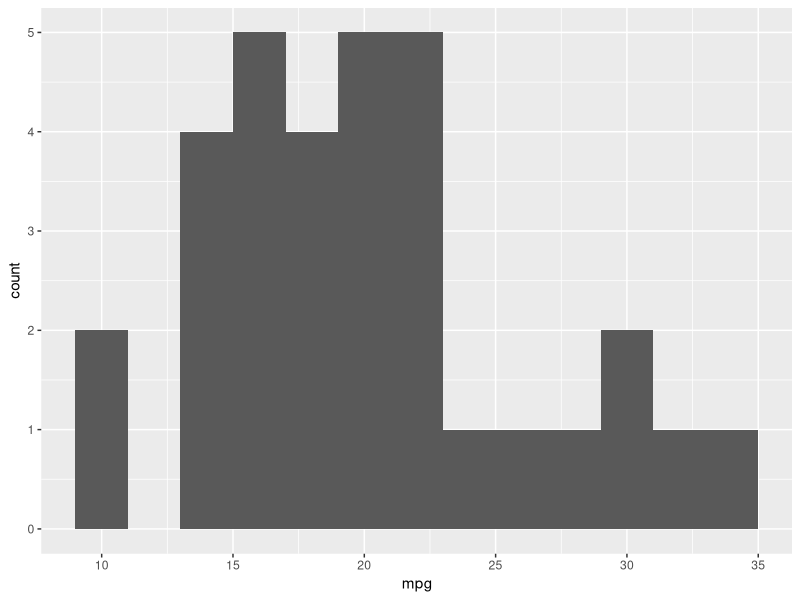
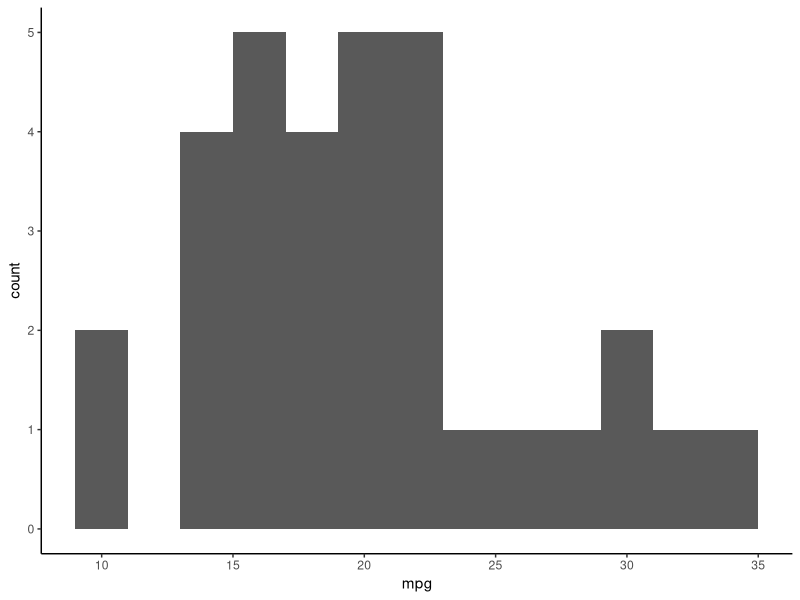
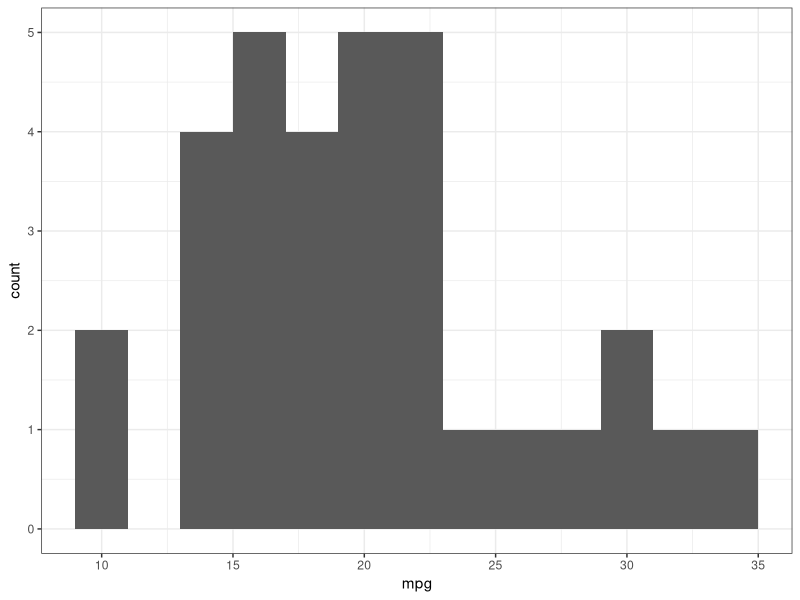
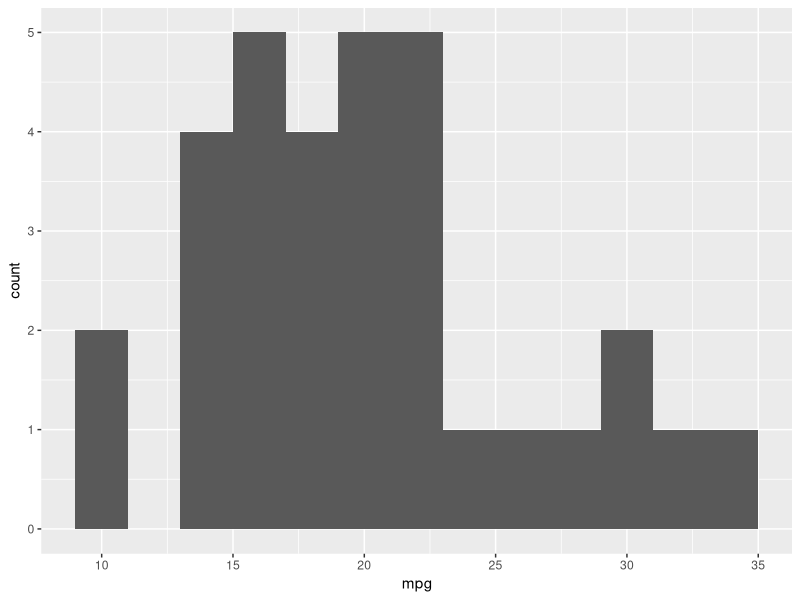
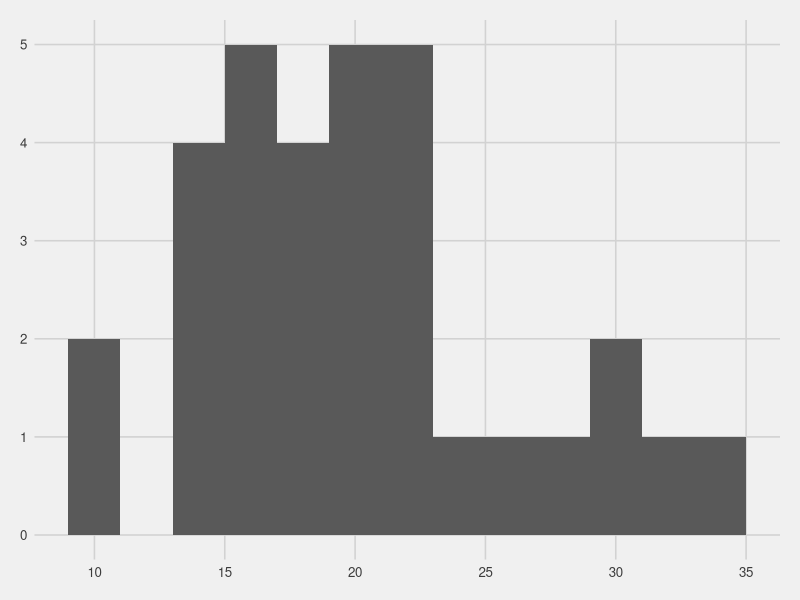
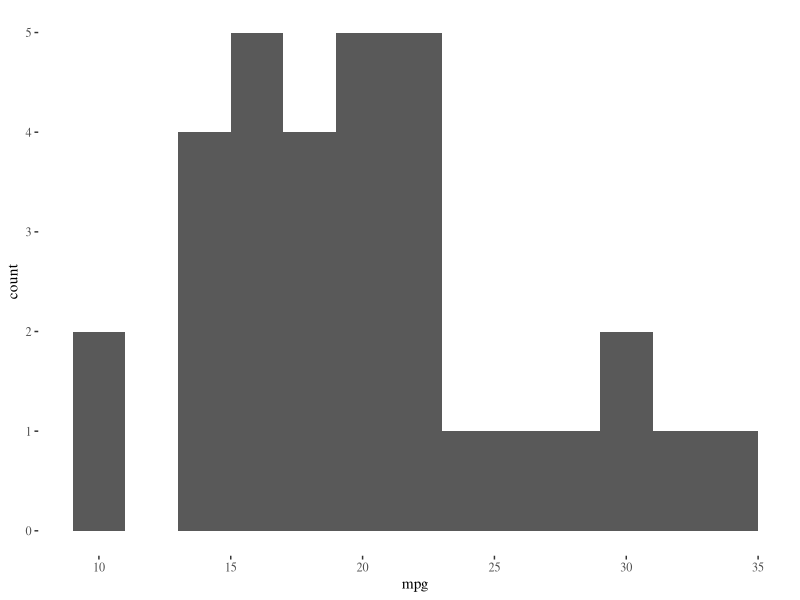
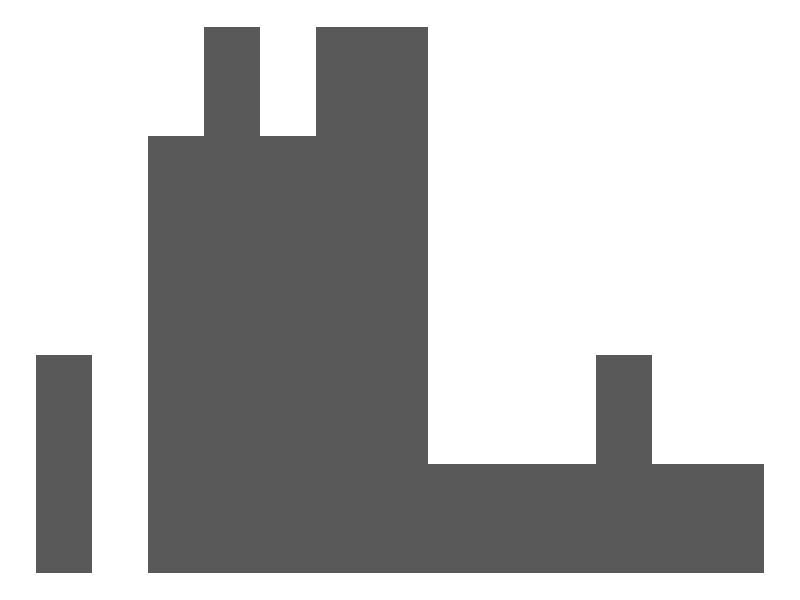
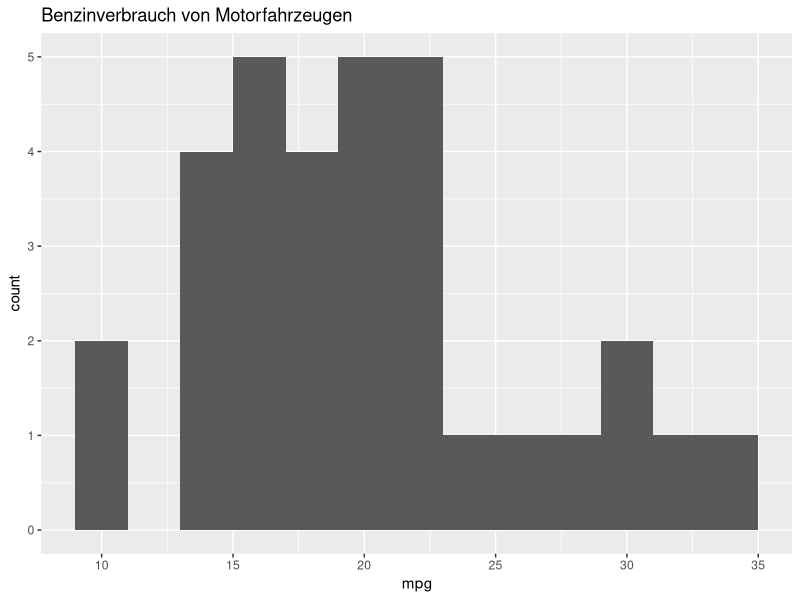

Here is the R script that generated these plots, in order: (Note: this script raises an error after producing the figures.)
################################################################
## Skript:      6 Datenvisualisierung für Präsentationen
## Studiengang: CAS Datenanalyse 16/17
## Modul:       Graphische Datenexploration und Datenvisualisierung  
## Lernziele:
## (1) Die Optik von Grafiken anpassen über "Themes"
## (2) Titel und Untertitel setzen
## (3) X und Y-Achsen-Beschriftung
## (4) Legende anpassen
## (5) Anmerkungen in Plots platzieren
## (6) Farbwahl
##
######################################



## Libraries
library(ggplot2)


######
# (1) Themes
#  Themes kontrollieren die nicht datenspezfischen optischen Parameter
## Neben dem Standard theme (theme_grey) existieren einige weitere vordefinierte Themes
## bspw. theme_classic
## Sie können eine neues Theme aktivieren indem Sie es als Komponente 
## an eine Grafik hängen oder sie ändern das theme für die aktuelle Session mit theme_set(theme_xy())

## Verwenden Sie das Histogramm mit den mtcars-Daten zum Benzinverbrauch (mpg).
ggplot(mtcars, aes(x=mpg))+
  geom_histogram(binwidth=2)

## Plotten Sie das Histogramm mit theme_classic() und mit theme_bw()
ggplot(mtcars, aes(x=mpg))+
  geom_histogram(binwidth=2)+
  theme_classic()

ggplot(mtcars, aes(x=mpg))+
  geom_histogram(binwidth=2)+
  theme_bw()

ggplot(mtcars, aes(x=mpg))+
  geom_histogram(binwidth=2)+
  theme_grey()


## Themes lassen sich nach blieben modifzieren.
## Jeffrey B.Arnold stellt im Package ggthemes einige weitere themes zur Verfügung
## https://cran.r-project.org/web/packages/ggthemes/vignettes/ggthemes.html
## Testen Sie das theme des Grossmeisters Edward Tufte (theme_tufte)
## und jenes von Nate Silver ## http://fivethirtyeight.com/ (theme_fivethirtyeight())

library(ggthemes)

ggplot(mtcars, aes(x=mpg))+
  geom_histogram(binwidth=2)+
  theme_fivethirtyeight()

ggplot(mtcars, aes(x=mpg))+
  geom_histogram(binwidth=2)+
  theme_tufte()


#################
# Modifikation an theme-Parametern
#

# Schauen Sie sich die Struktur von theme_grey() an
theme_grey()
str(theme_grey())

# Jedes einzelne Element der Liste kann  modifiziert werden (wenn man möchte)

# Dafür ergänzen Sie die Grafik mit der Komponente theme()
# Innerhalb von theme starten Sie mit dem zu modifzierenden Element
# Je nach Attribut des Subobjektes nehmen Sie Modifikationen wie folgt vor
# Für Linien:                 element_line()
# Für Hintergrund und Rahmen: element_rect()
# Für Text:                   element_text()
# löschen eines Elements:     element_blank()
# Bspw. arbeitet theme(plot.title=element_text(color="red")) mit einem 
# element_text() um die Farbe des Titels rot zu setzen

# Im Rahmen des Titel setzens (nächster Abschnitt) testen wir, wie über theme() die Grösse des Titels angepasst wird

####
# themes können selber spezifiert werden
### Aufgabe: versuchen zu verstehen, was theme_blank alles macht

theme_clean<-function(base_size=12) {
  require(grid)
  theme_grey(base_size)
  theme(
    axis.title=element_blank(),
    axis.text=element_blank(),
    panel.background=element_blank(),
    panel.grid=element_blank(),
    axis.ticks.length=unit(0,"cm"),
    axis.ticks.margin=unit(0,"cm"),
    panel.margin=unit(0,"lines"),
    plot.margin=unit(c(0,0,0,0),"lines"),
    complete=TRUE
  )
}  

ggplot(mtcars, aes(x=mpg))+
  geom_histogram(binwidth=2)+
  theme_clean()


####
# ggplot2 bietet eine Reihe an Möglichkeiten, Graphiken auf einfache Weise zu modifzieren


#######################
# 2) Verwenden von Titeln
###################

# Ergänzen sie das Benzin-Histogramm mit dem Titel "Benzinverbrauch von Motorfahrzeugen" 
# verwenden Sie dafür labs() oder ggtitle()
ggplot(mtcars, aes(x=mpg))+
  geom_histogram(binwidth=2)+
  ggtitle("Benzinverbrauch von Motorfahrzeugen")

ggplot(mtcars, aes(x=mpg))+
  geom_histogram(binwidth=2)+
  labs(title = "Lore ipsum")

# Ergänzen Sie den Titel mit einem Untertitel (n=32)
ggplot(mtcars, aes(x=mpg))+
  geom_histogram(binwidth=2)+
  ggtitle("Benzinverbrauch von Motorfahrzeugen", 
          subtitle = "Lore ipsum dolor malet labum")

# Passen Sie den Schriftgrösse an über theme(plot.title=element_text(size=rel(2)))
# rel() justiert die Grösse relativ zur Standardgrösse (rel(2)=doppelt so gross)
ggplot(mtcars, aes(x=mpg))+
  geom_histogram(binwidth=2)+
  ggtitle("Titel", subtitle = "Subtitle")+
  theme(plot.title = element_text(size = rel(2)),
        plot.subtitle = element_text(color = "red"))


#######################
# 3) x- und y-Achsenbeschriftung
###################

# Manchmal bietet es sich an, die Achsenbeschriftung zu eliminieren
# Übergeben Sie dafür innerhalb von theme() dem Objekt axis.title 
# das enstprechende Objekt zur Löschung (theme(axis.title=))
ggplot(mtcars, aes(x=mpg))+
  geom_histogram(binwidth=2)+
  theme(axis.title=element_blank())

# Überschreiben Sie die bestehenden Labels mit "Meilen pro Gallone" auf der x-Achse 
# und "Häufigkeiten" auf der y-Achse
# xlab(), ylab()
ggplot(mtcars, aes(x=mpg))+
  geom_histogram(binwidth=2)+
  theme(axis.title.x = element_text("Meilen pro Gallone"), 
        axis.title.y = element_text("Häufigkeiten"))

ggplot(mtcars, aes(x=mpg))+
  geom_histogram(binwidth=2)+
  xlab("Meilen pro Gallone")+ 
        ylab("Häufigkeiten")


#############
# 4) Legende
######

# Es gibt verschiedene Möglichkeiten die Legende anzupassen
# über guides() (bisher nicht erwähnt), über scales_
# oder über die theme()-System.
# Bleiben wir zunächst bei theme()

# Ausgangspunkt ist ein Histogramme für das Gewicht von Pflanzen nach Behandlungsgruppen
help("PlantGrowth")

ggplot(PlantGrowth,aes(x=group,y=weight,fill=group))+
  geom_boxplot()

# Die Information in der Legende redundant
# löschen sie die Legende innerhalb von theme() 
# mit legend.position="none"

ggplot(PlantGrowth,aes(x=group,y=weight,fill=group))+
  geom_boxplot()+
  theme(legend.position = "none")

# Schieben Sie Legende alternativ über die Grafik (top)
ggplot(PlantGrowth,aes(x=group,y=weight,fill=group))+
  geom_boxplot()+
  theme(legend.position = "top")


# Der Titel der Legende lässt sich ebenfalls anpassen (mit labs(fill=))
# Setzen Sie den neuen Titel "Behandlung"
ggplot(PlantGrowth,aes(x=group,y=weight,fill=group))+
  geom_boxplot()+
  labs(fill="Behandlung")

# Die Labels lassen sich am einfachsten über scale_fill_discrete(labels=) anpassen
# überschreiben Sie die bestehenden Labels
# indem Sie einen Vektor mit den Bezeichnungen "Kontrollgruppe, "Behandlung 1", "Behandlung 2" übergeben
ggplot(PlantGrowth,aes(x=group,y=weight,fill=group))+
  geom_boxplot()+
  scale_fill_discrete(labels=c("Kontrollgruppe", "Behandlung 1", "Behandlung 2"))

  
# Beachten Sie: Die Beschriftung auf der x-Achse haben sich nicht verändert
# Dafür müsste scale_x_discrete verwendet werden. Probierenn Sie es aus
ggplot(PlantGrowth,aes(x=group,y=weight,fill=group))+
  geom_boxplot()+
  scale_x_discrete(labels=c("Kontrollgruppe", "Behandlung 1", "Behandlung 2"))


# Alternativ könnte man über levels() die bestehenden labels im dataframe überschreiben

# levels(PlantGrowth) <- c("foo", "bar")
# ggplot(PlantGrowth,aes(x=group,y=weight,fill=group))+
#   geom_boxplot()


#######################
# 5) Anmerkungen in Grafiken
###################

# Anmerkungen können verwendet werden um 
# Zusatzinformationen in der Grafik zu platzieren

# dafür wird standardmässig annotate() verwendet

## Beispielsweise können mit annotate()
# Datenwolken in einem Scatterplot beschriftet werden.

# Daten - faithful - Old Faithful Geyser Data
help(faithful)
faithful

# Ausgangspunkt ist ein Scatterplot zur Frage:
# Wie lange dauert es bis der alte, treue Geyser ausbricht? 
ggplot(faithful,aes(x=waiting,y=eruptions))+
  geom_point()

# Textschnippsel werden über das Koordinatenysystem platziert
# annotate("text",x=,y=,label="Dieser Text wird angezeigt")
# platzieren Sie zwei Textschnippsel in der Grafik die "Frühstarter" und "Spätzünder" markieren.
ggplot(faithful,aes(x=waiting,y=eruptions))+
  geom_point()+
  annotate("text",x=50,y=2.5,label="Frühstarter")+
  annotate("text",x=67,y=4.5,label="Spätzünder")

# geom_text() funktioniert ähnlich, in der Logik von ggplot braucht es aber aes-Spezifikationen
ggplot(faithful,aes(x=waiting,y=eruptions))+
  geom_point()+
  geom_text(aes(x=50, y=4.5), label = "foobar")

# geom_label() verziert die Textschnippsel mit einem Rahmen
ggplot(faithful,aes(x=waiting,y=eruptions))+
  geom_point()

##
# Die Möglichkeit ausserhalbd der Grafik Fussnoten zu setzen ist nützlich um beispielsweise
# einen Hinweis zur Datenquellen zu platzieren
# Mit dem neusten ggplot2 Update ist dies über labs(caption=) möglich
# Setzen Sie die Fussnote: "Quelle: Old Faithful Geyser Data"

ggplot(faithful,aes(x=waiting,y=eruptions))+
  geom_point()

  
  
#######################
# 6) Mit ggplot2 können Farben auf unterschiedliche Weise zugewiesen werden
# a) Farben direkt definieren (innerhalb geom_)
# b) Farben mit Ausprägungen von Variablen verknüpfen (als aesthetics-Parameter)

# a) Farben direkt definieren geschieht innerhalb von geom_
# fill= wird verwendet, um eine Fläche mit einer bestimmten Farbe zu füllen
# colour/color= wird für Linien verwendet


# Färben Sie die Flächen des Histogrammes mit roter Farbe ein ("red")
ggplot(mtcars, aes(x=mpg))+
  geom_histogram(binwidth=2)

# Färben Sie die Flächen des Histogrammes mit roter Farbe ein
# Verwenden Sie nun jedoch (Hexadecimal RGB-Codes) rot=#FF0000
ggplot(mtcars, aes(x=mpg))+
  geom_histogram(binwidth=2)

# Färben Sie die Flächen des Histogrammes mit roter Farbe ein 
# und zeichnen Sie die Rahmen der Balken schwarz
ggplot(mtcars, aes(x=mpg))+
  geom_histogram(binwidth=2)


#######
# b) Farben mit Ausprägungen von Variablen verknüpfen
# Farben werden beim Zeichnen der geoms_ aktiviert
# Die Übergabe der Information erfolgt als Teil der aes()-Definition 

# Übergeben Sie die Werte der Variable Cultivar als Füllfarbe (fill)
ggplot(cabbage_exp, aes(x=Date,y=Weight))+
  geom_bar(position="dodge",stat="identity")






########
# EXTRA
# Die zu verwendende Farbpalette lässt sich selber bestimmen
# scale_fill_manual() modifiziert Flächen
# scale_colour_manual() modifiziert Linien


# Aber welche Farben wählt man?
# Auf der Seite http://colorbrewer2.org/ können verschiedene Farbkombinationen ausgetestet werden, 
# die über Hexadecimal-Codes an R übergeben werden können


# R ColorBrewer stellt verschiedene Palette zur Verfügung
library(RColorBrewer)

# Alle Farben anzeigen
display.brewer.all()

# Es existieren drei Klassen von Color-Settings, 
# (1) tief-zu-hoch oder sequentielle
# (2) kategoriale oder qualitative
# (3) polarisierte mit "neutral" in der Mitte (divergierend)


# Eine Farbpalette anzeigen lassen 
# display.brewer.pal(n=Anzahl gewünschter Farben,name="Name der Palette"
display.brewer.pal(n=3,name="Greens")

# speichern Sie die palette mit brewer.pal() in einem eigenen Objekt.
greens <- brewer.pal(n = 3, name = "Greens")

# Und übergeben Sie die Palette mit scale_fill_manual(values=) einer Grafik
ggplot(cabbage_exp, aes(x=Date,y=Weight,fill=Cultivar))+
  geom_bar(position="dodge",stat="identity")+
  scale_fill_manual(values=greens)+
  theme_bw()


# Tipp: Stimmen Sie die Farben ihrer Grafiken auf die Farben des CI ihres Unternehmens ab.











